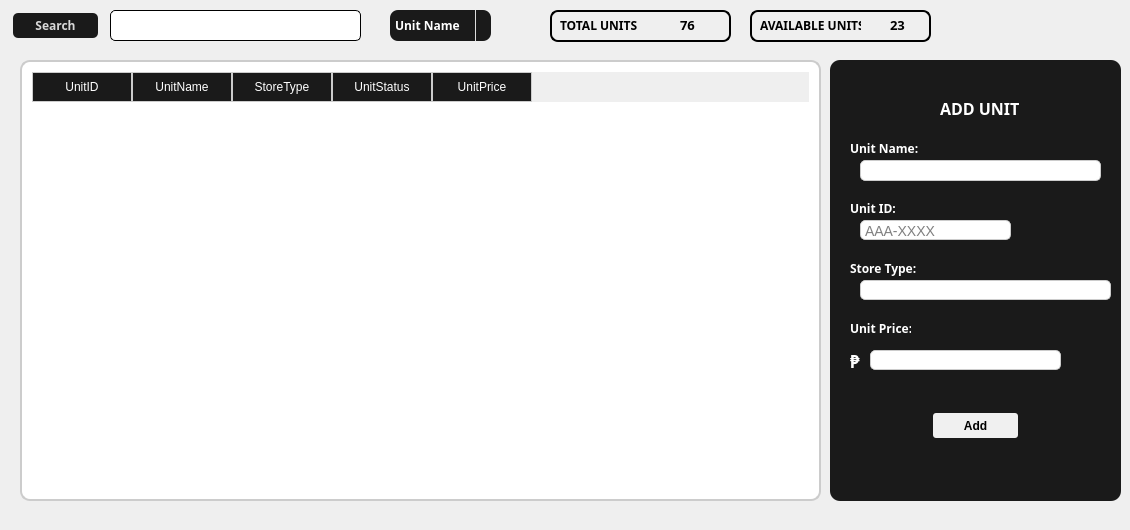
      <widget class="QWidget" name="UnitsPage">
       <widget class="QTableWidget" name="UnitsTable">
        <property name="geometry">
         <rect>
          <x>0</x>
          <y>40</y>
          <width>841</width>
          <height>481</height>
         </rect>
        </property>
        <property name="styleSheet">
         <string notr="true">QTableWidget {
    background-color: #FFFFFF;
    border: 2px solid #CCCCCC; 
    border-radius: 10px; 
     
    padding: 10px; 
    margin: 20px;
}

QTableWidget::item {
    border-bottom: 1px solid #CCCCCC;
}

QTableWidget::item:selected {
    background-color: #C3DAF9; 
}

QHeaderView::section {
    background-color: #1A1A1A; 
    color: #FFFFFF;
    border: 1px solid #CCCCCC;
    padding: 5px;
}</string>
        </property>
        <column>
         <property name="text">
          <string>UnitID</string>
         </property>
        </column>
        <column>
         <property name="text">
          <string>UnitName</string>
         </property>
        </column>
        <column>
         <property name="text">
          <string>StoreType</string>
         </property>
        </column>
        <column>
         <property name="text">
          <string>UnitStatus</string>
         </property>
        </column>
        <column>
         <property name="text">
          <string>UnitPrice</string>
         </property>
        </column>
       </widget>
       <widget class="QFrame" name="AddUnitFrame">
        <property name="geometry">
         <rect>
          <x>830</x>
          <y>60</y>
          <width>291</width>
          <height>441</height>
         </rect>
        </property>
        <property name="styleSheet">
         <string notr="true">background-color: #1A1A1A;
border-top-right-radius: 10px;
border-top-left-radius: 10px;
border-bottom-right-radius: 10px;
border-bottom-left-radius: 10px;</string>
        </property>
        <property name="frameShape">
         <enum>QFrame::StyledPanel</enum>
        </property>
        <property name="frameShadow">
         <enum>QFrame::Raised</enum>
        </property>
        <widget class="QLabel" name="label_13">
         <property name="geometry">
          <rect>
           <x>110</x>
           <y>40</y>
           <width>81</width>
           <height>16</height>
          </rect>
         </property>
         <property name="font">
          <font>
           <family>Segoe UI Variable Small Semibol</family>
           <pointsize>12</pointsize>
           <weight>75</weight>
           <bold>true</bold>
          </font>
         </property>
         <property name="styleSheet">
          <string notr="true">color: #FFFFFF;</string>
         </property>
         <property name="text">
          <string>ADD UNIT</string>
         </property>
        </widget>
        <widget class="QLabel" name="label_14">
         <property name="geometry">
          <rect>
           <x>20</x>
           <y>80</y>
           <width>71</width>
           <height>16</height>
          </rect>
         </property>
         <property name="font">
          <font>
           <family>Segoe UI Variable Small Semibol</family>
           <pointsize>9</pointsize>
           <weight>75</weight>
           <bold>true</bold>
          </font>
         </property>
         <property name="styleSheet">
          <string notr="true">color: #FFFFFF;</string>
         </property>
         <property name="text">
          <string>Unit Name:</string>
         </property>
        </widget>
        <widget class="QLineEdit" name="UnitName">
         <property name="geometry">
          <rect>
           <x>30</x>
           <y>100</y>
           <width>241</width>
           <height>21</height>
          </rect>
         </property>
         <property name="styleSheet">
          <string notr="true">QLineEdit {
    padding: 2px; /* Padding inside the line edit */
    border: 1px solid #CCCCCC; /* Border with light gray color */
    border-radius: 5px; /* Rounded corners */
    font-size: 14px; /* Font size */
	background-color: #FFFFFF;
}

QLineEdit:hover {
    border-color: #AAAAAA; /* Darker border color on hover */
}

QLineEdit:focus {
    border-color: #4CAF50; /* Green border color when focused */
    /* Optional: Outline or box-shadow to indicate focus */
    outline: none;
    
}

QLineEdit:disabled {
    background-color: #F0F0F0; /* Light gray background when disabled */
    color: #808080; /* Dimmed text color when disabled */
    border-color: #D3D3D3; /* Light gray border color when disabled */
}</string>
         </property>
        </widget>
        <widget class="QLineEdit" name="UnitID">
         <property name="geometry">
          <rect>
           <x>30</x>
           <y>160</y>
           <width>151</width>
           <height>20</height>
          </rect>
         </property>
         <property name="toolTip">
          <string/>
         </property>
         <property name="styleSheet">
          <string notr="true">QLineEdit {
    padding: 2px; /* Padding inside the line edit */
    border: 1px solid #CCCCCC; /* Border with light gray color */
    border-radius: 5px; /* Rounded corners */
    font-size: 14px; /* Font size */
	background-color: #FFFFFF;
}

QLineEdit:hover {
    border-color: #AAAAAA; /* Darker border color on hover */
}

QLineEdit:focus {
    border-color: #4CAF50; /* Green border color when focused */
    /* Optional: Outline or box-shadow to indicate focus */
    outline: none;
    
}

QLineEdit:disabled {
    background-color: #F0F0F0; /* Light gray background when disabled */
    color: #808080; /* Dimmed text color when disabled */
    border-color: #D3D3D3; /* Light gray border color when disabled */
}</string>
         </property>
         <property name="placeholderText">
          <string>AAA-XXXX</string>
         </property>
        </widget>
        <widget class="QLabel" name="label_15">
         <property name="geometry">
          <rect>
           <x>20</x>
           <y>140</y>
           <width>51</width>
           <height>16</height>
          </rect>
         </property>
         <property name="font">
          <font>
           <family>Segoe UI Variable Small Semibol</family>
           <pointsize>9</pointsize>
           <weight>75</weight>
           <bold>true</bold>
          </font>
         </property>
         <property name="styleSheet">
          <string notr="true">color: #FFFFFF;</string>
         </property>
         <property name="text">
          <string>Unit ID:</string>
         </property>
        </widget>
        <widget class="QLabel" name="label_16">
         <property name="geometry">
          <rect>
           <x>20</x>
           <y>200</y>
           <width>71</width>
           <height>16</height>
          </rect>
         </property>
         <property name="font">
          <font>
           <family>Segoe UI Variable Small Semibol</family>
           <pointsize>9</pointsize>
           <weight>75</weight>
           <bold>true</bold>
          </font>
         </property>
         <property name="styleSheet">
          <string notr="true">color: #FFFFFF;</string>
         </property>
         <property name="text">
          <string>Store Type:</string>
         </property>
        </widget>
        <widget class="QLineEdit" name="StoreType">
         <property name="geometry">
          <rect>
           <x>30</x>
           <y>220</y>
           <width>251</width>
           <height>20</height>
          </rect>
         </property>
         <property name="styleSheet">
          <string notr="true">QLineEdit {
    padding: 2px; /* Padding inside the line edit */
    border: 1px solid #CCCCCC; /* Border with light gray color */
    border-radius: 5px; /* Rounded corners */
    font-size: 14px; /* Font size */
	background-color: #FFFFFF;
}

QLineEdit:hover {
    border-color: #AAAAAA; /* Darker border color on hover */
}

QLineEdit:focus {
    border-color: #4CAF50; /* Green border color when focused */
    /* Optional: Outline or box-shadow to indicate focus */
    outline: none;
    
}

QLineEdit:disabled {
    background-color: #F0F0F0; /* Light gray background when disabled */
    color: #808080; /* Dimmed text color when disabled */
    border-color: #D3D3D3; /* Light gray border color when disabled */
}</string>
         </property>
        </widget>
        <widget class="QLabel" name="label_17">
         <property name="geometry">
          <rect>
           <x>20</x>
           <y>260</y>
           <width>61</width>
           <height>16</height>
          </rect>
         </property>
         <property name="font">
          <font>
           <family>Segoe UI Variable Small Semibol</family>
           <pointsize>9</pointsize>
           <weight>75</weight>
           <bold>true</bold>
          </font>
         </property>
         <property name="styleSheet">
          <string notr="true">color: #FFFFFF;</string>
         </property>
         <property name="text">
          <string>Unit Price:</string>
         </property>
        </widget>
        <widget class="QLineEdit" name="UnitPrice">
         <property name="geometry">
          <rect>
           <x>40</x>
           <y>290</y>
           <width>191</width>
           <height>20</height>
          </rect>
         </property>
         <property name="styleSheet">
          <string notr="true">QLineEdit {
    padding: 2px; /* Padding inside the line edit */
    border: 1px solid #CCCCCC; /* Border with light gray color */
    border-radius: 5px; /* Rounded corners */
    font-size: 14px; /* Font size */
	background-color: #FFFFFF;
}

QLineEdit:hover {
    border-color: #AAAAAA; /* Darker border color on hover */
}

QLineEdit:focus {
    border-color: #4CAF50; /* Green border color when focused */
    /* Optional: Outline or box-shadow to indicate focus */
    outline: none;
   
}

QLineEdit:disabled {
    background-color: #F0F0F0; /* Light gray background when disabled */
    color: #808080; /* Dimmed text color when disabled */
    border-color: #D3D3D3; /* Light gray border color when disabled */
}</string>
         </property>
         <property name="placeholderText">
          <string/>
         </property>
        </widget>
        <widget class="QLabel" name="label_18">
         <property name="geometry">
          <rect>
           <x>20</x>
           <y>290</y>
           <width>16</width>
           <height>21</height>
          </rect>
         </property>
         <property name="font">
          <font>
           <family>Segoe UI Variable Small Semibol</family>
           <pointsize>13</pointsize>
           <weight>75</weight>
           <bold>true</bold>
          </font>
         </property>
         <property name="styleSheet">
          <string notr="true">color: #FFFFFF;</string>
         </property>
         <property name="text">
          <string>₱</string>
         </property>
        </widget>
        <widget class="QPushButton" name="AddUnit">
         <property name="geometry">
          <rect>
           <x>100</x>
           <y>350</y>
           <width>91</width>
           <height>31</height>
          </rect>
         </property>
         <property name="styleSheet">
          <string notr="true">QPushButton {
    background-color: #f0f0f0; /* Solid color */
    border: none;
    border-radius: 3px;
    color: black;
    padding: 0px 0px;
    text-align: center;
    font-size: 12px;
    font-weight: bold;
    min-width: 10px;
    min-height: 4px;
    margin: 3px;
	padding-right: 0px;
	
}

QPushButton:hover {
    background-color: #94908D; /* Solid color on hover */
}

QPushButton:pressed {
    background-color: #94908D; /* Solid color on pressed */
}

QPushButton:disabled {
    background-color: #000000; /* Solid color on disabled */
    color: #757575;
}
</string>
         </property>
         <property name="text">
          <string>Add</string>
         </property>
        </widget>
       </widget>
       <widget class="QPushButton" name="SearchUnit">
        <property name="geometry">
         <rect>
          <x>10</x>
          <y>10</y>
          <width>91</width>
          <height>31</height>
         </rect>
        </property>
        <property name="font">
         <font>
          <family>Segoe UI Variable Small Semibol</family>
          <pointsize>-1</pointsize>
          <weight>75</weight>
          <bold>true</bold>
         </font>
        </property>
        <property name="styleSheet">
         <string notr="true">QPushButton {
    background-color: #1A1A1A; /* Solid color */
    border: none;
    border-radius: 5px;
    color: #d8d8d8;
    padding: 0px 0px;
    text-align: center;
    font-size: 12px;
    font-weight: bold;
    min-width: 10px;
    min-height: 4px;
    margin: 3px;
	padding-right: 0px;
	
}

QPushButton:hover {
    background-color: #94908D; /* Solid color on hover */
}

QPushButton:pressed {
    background-color: #94908D; /* Solid color on pressed */
}

QPushButton:disabled {
    background-color: #000000; /* Solid color on disabled */
    color: #757575;
}
</string>
        </property>
        <property name="text">
         <string>Search</string>
        </property>
       </widget>
       <widget class="QLineEdit" name="SearchBarUnit">
        <property name="geometry">
         <rect>
          <x>110</x>
          <y>10</y>
          <width>251</width>
          <height>31</height>
         </rect>
        </property>
        <property name="styleSheet">
         <string notr="true">QLineEdit {
    padding: 5px; /* Padding inside the line edit */
    border: 1px solid #000000; /* Border with light gray color */
    border-radius: 5px; /* Rounded corners */
    font-size: 14px; /* Font size */
}

QLineEdit:hover {
    border-color: #AAAAAA; /* Darker border color on hover */
}

QLineEdit:focus {
    border-color: #4CAF50; /* Green border color when focused */
    /* Optional: Outline or box-shadow to indicate focus */
    outline: none;
   
}

QLineEdit:disabled {
    background-color: #F0F0F0; /* Light gray background when disabled */
    color: #808080; /* Dimmed text color when disabled */
    border-color: #D3D3D3; /* Light gray border color when disabled */
}</string>
        </property>
       </widget>
       <widget class="QComboBox" name="SearchUnitComboBox">
        <property name="geometry">
         <rect>
          <x>390</x>
          <y>10</y>
          <width>101</width>
          <height>31</height>
         </rect>
        </property>
        <property name="font">
         <font>
          <family>Segoe UI Variable Small Semibol</family>
          <weight>75</weight>
          <bold>true</bold>
         </font>
        </property>
        <property name="styleSheet">
         <string notr="true">QComboBox {
    background-color: #1A1A1A;;  /* ComboBox background color */
    color: white;               /* ComboBox text color */
    border: none;               /* Remove default border */
    border-radius: 8px;         /* Set border radius */
    padding: 5px;               /* Add padding for better appearance */
}

QComboBox::drop-down {
    subcontrol-origin: padding;
    subcontrol-position: top right;
    width: 15px;
    border-left-width: 1px;
    border-left-color: #DDDDDD; /* Light gray for drop-down button */
    border-left-style: solid;   /* Solid border style for drop-down button */
    border-top-right-radius: 8px;  /* Match top right border radius */
    border-bottom-right-radius: 8px; /* Match bottom right border radius */
}


QComboBox:hover {
   background-color: #A9A9A9;  /* Change background color on hover */
}

QComboBox:pressed {
    background-color: #BDBDBD;  /* Change background color when pressed */
}</string>
        </property>
        <item>
         <property name="text">
          <string>Unit Name</string>
         </property>
        </item>
        <item>
         <property name="text">
          <string>Unit ID</string>
         </property>
        </item>
       </widget>
       <widget class="QFrame" name="frame">
        <property name="geometry">
         <rect>
          <x>550</x>
          <y>10</y>
          <width>181</width>
          <height>32</height>
         </rect>
        </property>
        <property name="styleSheet">
         <string notr="true">border: 2px solid;
border-radius: 8px;</string>
        </property>
        <property name="frameShape">
         <enum>QFrame::StyledPanel</enum>
        </property>
        <property name="frameShadow">
         <enum>QFrame::Raised</enum>
        </property>
        <widget class="QLabel" name="TotalUnits">
         <property name="geometry">
          <rect>
           <x>130</x>
           <y>7</y>
           <width>31</width>
           <height>16</height>
          </rect>
         </property>
         <property name="font">
          <font>
           <family>Segoe UI Variable Small Semibol</family>
           <pointsize>10</pointsize>
           <weight>75</weight>
           <bold>true</bold>
          </font>
         </property>
         <property name="styleSheet">
          <string notr="true"> border: none</string>
         </property>
         <property name="text">
          <string>76</string>
         </property>
        </widget>
        <widget class="QLabel" name="label_2">
         <property name="geometry">
          <rect>
           <x>10</x>
           <y>7</y>
           <width>91</width>
           <height>16</height>
          </rect>
         </property>
         <property name="font">
          <font>
           <family>Segoe UI Variable Small Semibol</family>
           <pointsize>9</pointsize>
           <weight>75</weight>
           <bold>true</bold>
          </font>
         </property>
         <property name="styleSheet">
          <string notr="true"> border: none;
border-radius: 3px;</string>
         </property>
         <property name="text">
          <string>TOTAL UNITS</string>
         </property>
        </widget>
       </widget>
       <widget class="QFrame" name="frame_3">
        <property name="geometry">
         <rect>
          <x>750</x>
          <y>10</y>
          <width>181</width>
          <height>32</height>
         </rect>
        </property>
        <property name="styleSheet">
         <string notr="true">border: 2px solid;
border-radius: 8px;</string>
        </property>
        <property name="frameShape">
         <enum>QFrame::StyledPanel</enum>
        </property>
        <property name="frameShadow">
         <enum>QFrame::Raised</enum>
        </property>
        <widget class="QLabel" name="label_4">
         <property name="geometry">
          <rect>
           <x>10</x>
           <y>7</y>
           <width>101</width>
           <height>16</height>
          </rect>
         </property>
         <property name="font">
          <font>
           <family>Segoe UI Variable Small Semibol</family>
           <pointsize>9</pointsize>
           <weight>75</weight>
           <bold>true</bold>
          </font>
         </property>
         <property name="styleSheet">
          <string notr="true"> border: none;
border-radius: 3px;</string>
         </property>
         <property name="text">
          <string>AVAILABLE UNITS</string>
         </property>
        </widget>
        <widget class="QLabel" name="AvailableUnits">
         <property name="geometry">
          <rect>
           <x>140</x>
           <y>7</y>
           <width>21</width>
           <height>16</height>
          </rect>
         </property>
         <property name="font">
          <font>
           <family>Segoe UI Variable Small Semibol</family>
           <pointsize>10</pointsize>
           <weight>75</weight>
           <bold>true</bold>
          </font>
         </property>
         <property name="styleSheet">
          <string notr="true"> border: none;
border-radius: 3px;</string>
         </property>
         <property name="text">
          <string>23</string>
         </property>
        </widget>
       </widget>
      </widget>
